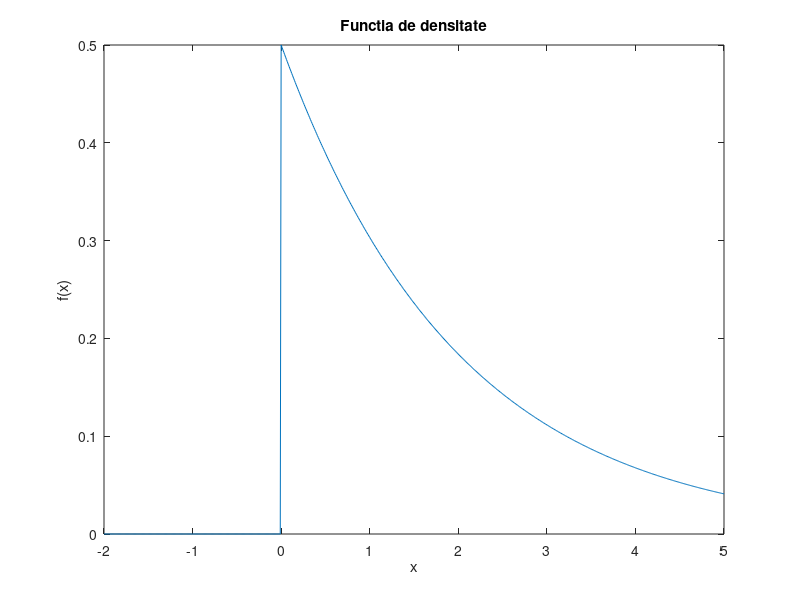
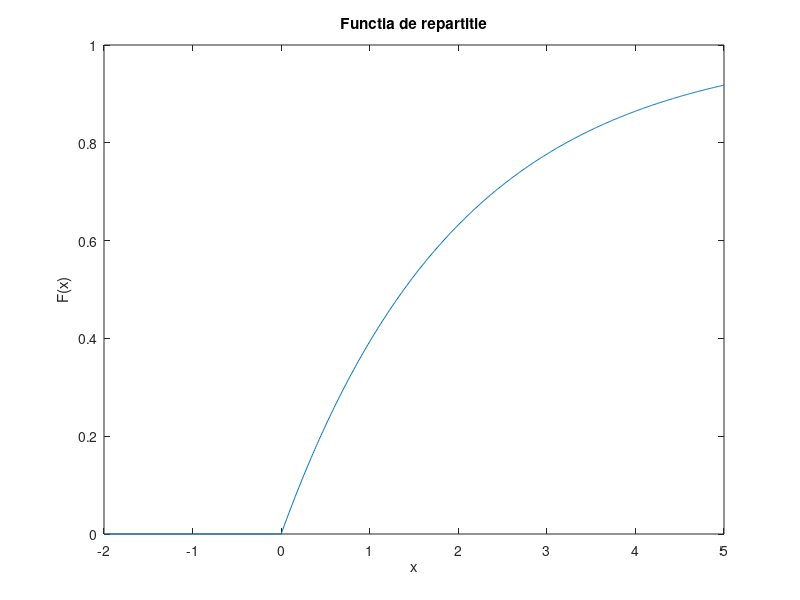

Source code (MATLAB) for these figures, in order:
disp("a)")
x = -2:0.01:5;
y = exppdf(x, 2);

figure;
plot(x, y);
xlabel('x');
ylabel('f(x)');
title('Functia de densitate');

figure;
y = expcdf(x, 2);
plot(x, y);
xlabel('x');
ylabel('F(x)');
title('Functia de repartitie');

NS = 10000; 
x = exprnd(2, 1, NS); 
mean_x = mean(x) 
std_x = std(x) 

disp("b)")
x = exprnd(2, 1, NS); 
p = sum(x > 0.7) / NS 

disp("c)")
p_teoretic = 1 - expcdf(0.7, 2)



